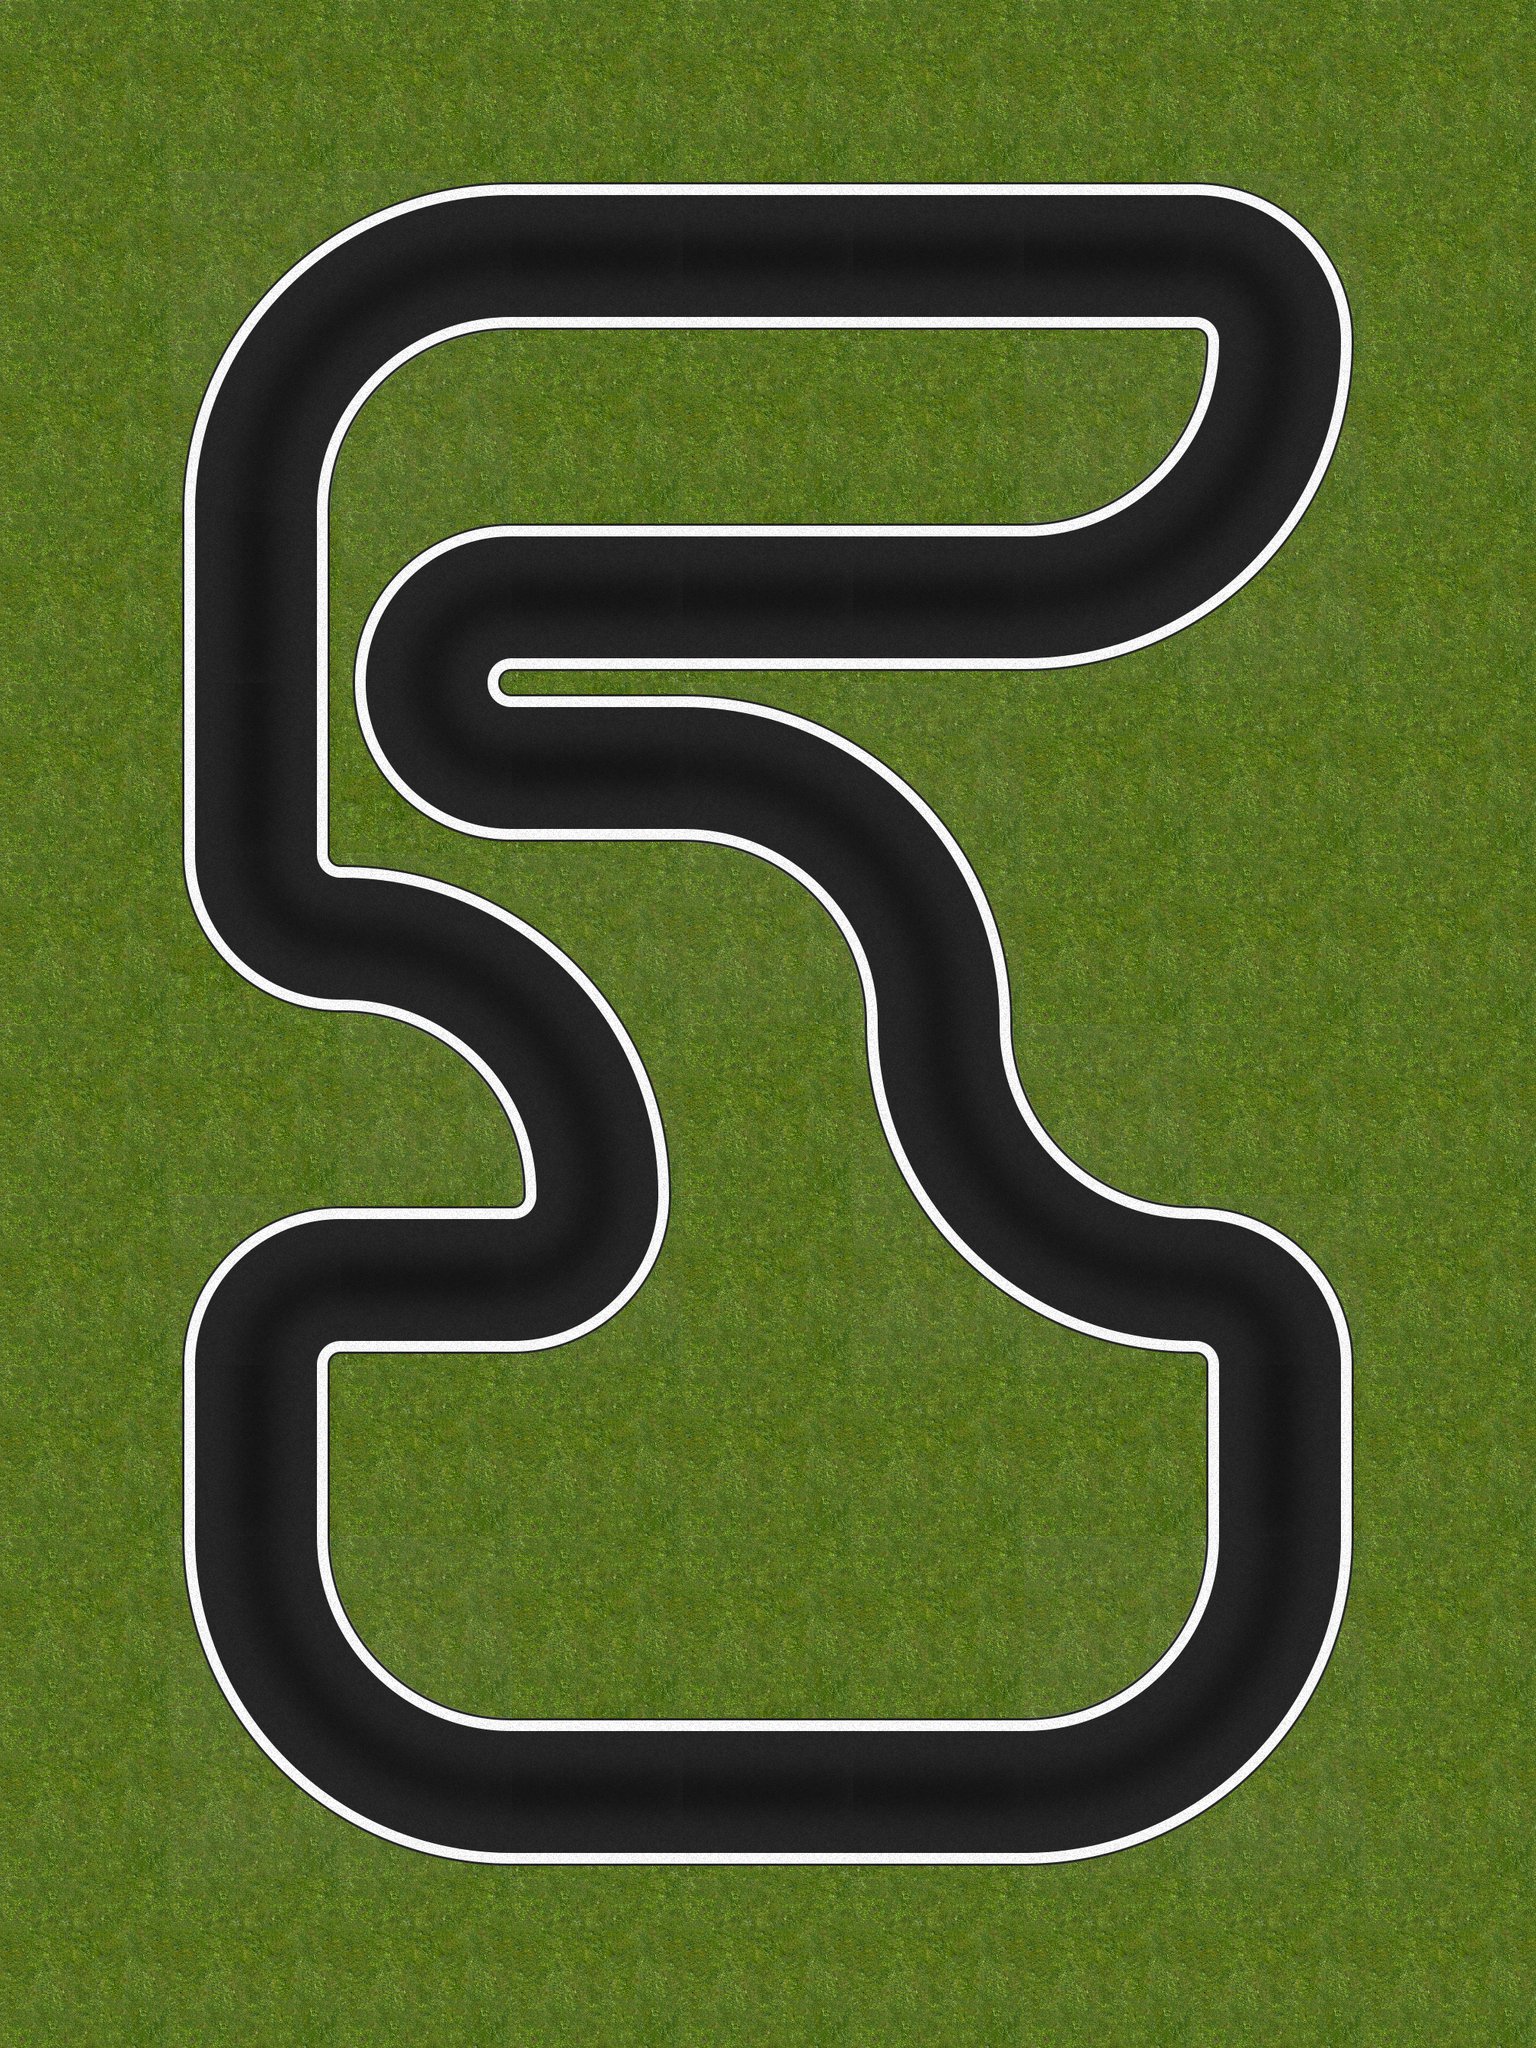

The image is a tile-based game level rendered from a .tmx file. Its description and source (layers, tilesets, objects; grid data summarised) follow:
An orthogonal 9x12 tile map with 224x224 px tiles, 1 tile layer (track) and 26 objects (4x tree-7, 3x tree-6, 2x tree-8, tree-5, tree-9).

<map version="1.0" orientation="orthogonal" width="9" height="12" tilewidth="224" tileheight="224">
 <tileset firstgid="1" name="tileset" tilewidth="224" tileheight="224">
  <image source="tilesets/test-1/224.png" width="896" height="3360" />
  <tile id="0">
   <properties>
    <property name="orient" value="v" />
   </properties>
  </tile>
  <tile id="1">
   <properties>
    <property name="orient" value="h" />
   </properties>
  </tile>
  <tile id="2">
   <properties>
    <property name="orient" value="v" />
   </properties>
  </tile>
  <tile id="3">
   <properties>
    <property name="orient" value="h" />
   </properties>
  </tile>
  <tile id="4">
   <properties>
    <property name="orient" value="tl" />
   </properties>
  </tile>
  <tile id="5">
   <properties>
    <property name="orient" value="tr" />
   </properties>
  </tile>
  <tile id="6">
   <properties>
    <property name="orient" value="v" />
   </properties>
  </tile>
  <tile id="7">
   <properties>
    <property name="orient" value="h" />
    <property name="type" value="start" />
   </properties>
  </tile>
  <tile id="8">
   <properties>
    <property name="orient" value="bl" />
   </properties>
  </tile>
  <tile id="9">
   <properties>
    <property name="orient" value="br" />
   </properties>
  </tile>
  <tile id="10">
   <properties>
    <property name="orient" value="h" />
   </properties>
  </tile>
  <tile id="11">
   <properties>
    <property name="orient" value="v" />
    <property name="type" value="start" />
   </properties>
  </tile>
  <tile id="12">
   <properties>
    <property name="orient" value="v" />
   </properties>
  </tile>
  <tile id="13">
   <properties>
    <property name="orient" value="h" />
   </properties>
  </tile>
  <tile id="14">
   <properties>
    <property name="orient" value="v" />
   </properties>
  </tile>
  <tile id="15">
   <properties>
    <property name="orient" value="h" />
   </properties>
  </tile>
  <tile id="16">
   <properties>
    <property name="orient" value="tl" />
   </properties>
  </tile>
  <tile id="17">
   <properties>
    <property name="orient" value="tr" />
   </properties>
  </tile>
  <tile id="18">
   <properties>
    <property name="orient" value="v" />
   </properties>
  </tile>
  <tile id="20">
   <properties>
    <property name="orient" value="bl" />
   </properties>
  </tile>
  <tile id="21">
   <properties>
    <property name="orient" value="br" />
   </properties>
  </tile>
  <tile id="22">
   <properties>
    <property name="orient" value="h" />
   </properties>
  </tile>
  <tile id="27">
   <properties>
    <property name="orient" value="x" />
   </properties>
  </tile>
  <tile id="52">
   <properties>
    <property name="orient" value="h" />
   </properties>
  </tile>
  <tile id="53">
   <properties>
    <property name="orient" value="v" />
   </properties>
  </tile>
 </tileset>
 <layer name="track" width="9" height="12">
  <properties>
   <property name="start" value="left" />
  </properties>
  <data>[108 cells, 108 non-empty, 36 distinct tile ids]</data>
 </layer>
 <objectgroup color="#00ff00" name="trees" width="9" height="12">
  <object name="tree-8" type="tree-8" x="388" y="2345" width="41" height="43">
   <properties>
    <property name="scale" value="6" />
   </properties>
  </object>
  <object name="tree-5" type="tree-5" x="506" y="1459" width="41" height="43">
   <properties>
    <property name="scale" value="4" />
   </properties>
  </object>
  <object name="tree-9" type="tree-9" x="1592" y="1122" width="41" height="43">
   <properties>
    <property name="scale" value="5" />
   </properties>
  </object>
  <object name="tree-7" type="tree-7" x="1428" y="2104" width="41" height="43">
   <properties>
    <property name="scale" value="5" />
   </properties>
  </object>
  <object name="tree-8" type="tree-8" x="221" y="2020" width="50" height="47">
   <properties>
    <property name="scale" value="4" />
   </properties>
  </object>
  <object name="tree-6" type="tree-6" x="928" y="1236" width="41" height="43">
   <properties>
    <property name="scale" value="5" />
   </properties>
  </object>
  <object name="tree-6" type="tree-6" x="907" y="2134" width="38" height="42">
   <properties>
    <property name="scale" value="5" />
   </properties>
  </object>
  <object name="tree-7" type="tree-7" x="259" y="497" width="41" height="43">
   <properties>
    <property name="scale" value="4" />
   </properties>
  </object>
  <object name="tree-6" type="tree-6" x="1050" y="1683" width="41" height="43">
   <properties>
    <property name="scale" value="4" />
   </properties>
  </object>
  <object name="tree-7" type="tree-7" x="958" y="555" width="41" height="43">
   <properties>
    <property name="scale" value="4" />
   </properties>
  </object>
  <object name="tree-7" type="tree-7" x="1480" y="505" width="41" height="43">
   <properties>
    <property name="scale" value="4" />
   </properties>
  </object>
 </objectgroup>
 <objectgroup color="#00aaff" name="lights" width="9" height="12">
  <object x="676" y="2429" width="27" height="21" />
  <object x="268" y="2016" width="27" height="21" />
  <object x="641" y="1391" width="27" height="21" />
  <object x="1527" y="2018" width="27" height="21" />
  <object x="1374" y="1514" width="27" height="21" />
  <object x="1121" y="2420" width="27" height="21" />
  <object x="629" y="892" width="27" height="21" />
  <object x="1681" y="310" width="27" height="21" />
  <object x="389" y="368" width="27" height="21" />
 </objectgroup>
 <objectgroup color="#ff0004" name="walls" width="9" height="12">
  <object x="259" y="1831">
   <polyline points="2,-1 4,-76 26,-140 67,-189 121,-220 179,-228 377,-227 416,-230 435,-238 446,-254 447,-302 438,-350 426,-383 409,-415" />
  </object>
  <object x="888" y="1877">
   <polyline points="-115,-142 -68,-187 -36,-247 -28,-310 -36,-387 -58,-464 -95,-532 -148,-595 -214,-650 -268,-682 -341,-710 -407,-722 -445,-724 -462,-733 -474,-749 -475,-816 -475,-913 -476,-1025 -476,-1115 -476,-1180 -476,-1240 -466,-1289 -450,-1333 -431,-1365 -400,-1398 -355,-1434 -298,-1455 -233,-1463 -147,-1463 -41,-1463 66,-1462 181,-1463 265,-1464 282,-1473 296,-1490 307,-1505 317,-1521 332,-1533 352,-1535 371,-1532 384,-1523 399,-1513 410,-1499 418,-1481 425,-1469 443,-1462 495,-1462 604,-1461 675,-1459 702,-1451 715,-1431 713,-1400 704,-1354 686,-1311" />
  </object>
  <object x="1769" y="611">
   <polyline points="-120,-340 -64,-303 -27,-250 -13,-198 -9,-121 -24,-56 -43,1 -68,53 -103,102 -159,157 -210,195 -271,235 -368,264 -461,283 -550,284 -647,285 -744,285 -853,284 -962,283 -1091,284" />
  </object>
  <object x="655" y="2275">
   <polyline points="0,0 -53,-5 -104,-24 -143,-48 -181,-80 -212,-125 -231,-175 -240,-228 -242,-289 -242,-351 -241,-409 -241,-460 -241,-489 -234,-506 -219,-518 -173,-518 -122,-517" />
  </object>
  <object x="1197" y="1540">
   <polyline points="10,2 42,50 78,90 115,125 159,158 220,190 284,208 352,217 379,219 400,230 405,255 405,328 405,392 405,457" />
  </object>
  <object x="1343" y="1469">
   <polyline points="-8,3 18,46 58,83 98,109 158,130 214,136 262,138 301,150 345,177 378,212 403,259 411,307 412,374 412,433 413,482 412,527" />
  </object>
 </objectgroup>
</map>
